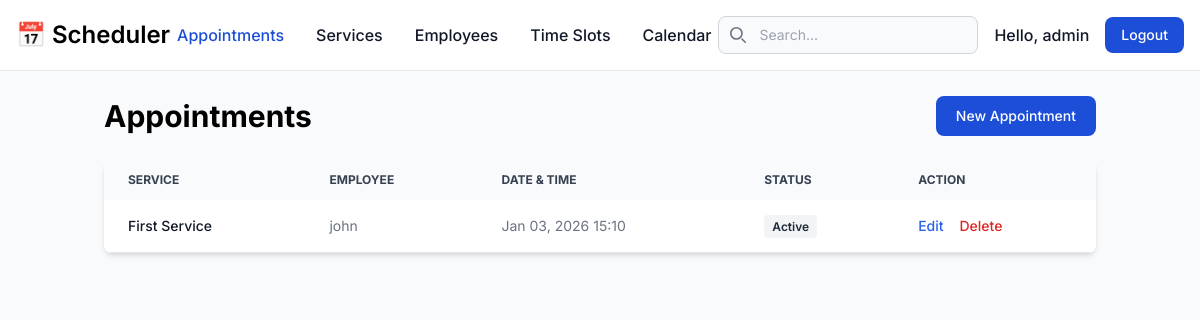
Page /appointments/appointments/ (signed in) on the earlier database version.
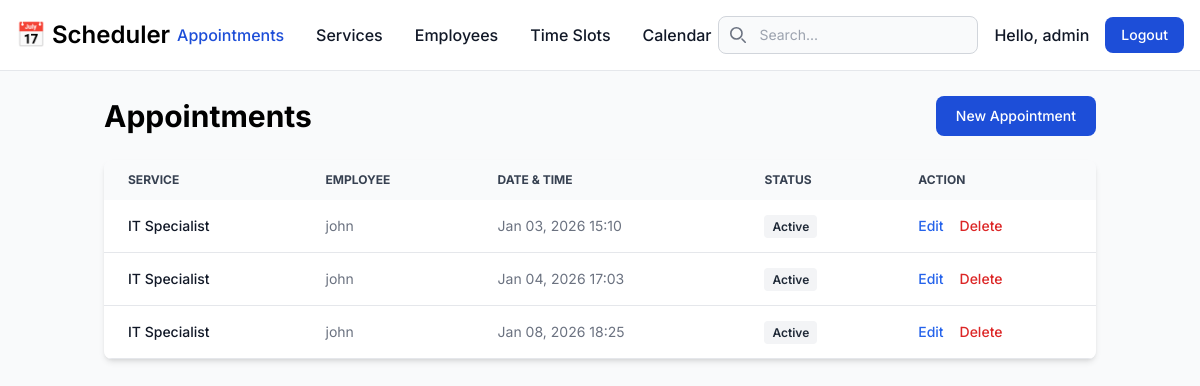
Same page on the later database version.
### users/models.py (models this page shows, shortened)
class CustomUser(AbstractUser):
    user_id = models.IntegerField(null=True, blank=True)
    phone_number = models.CharField(max_length=20, blank=True, null=True)
    registration_date = models.DateTimeField(auto_now_add=True)
    is_employee = models.BooleanField(default=False)

### booking/models.py (models this page shows, shortened)
class Appointment(models.Model):
    STATUS_CHOICES = (
        ('active', 'Active'),
        ('inactive', 'Inactive'),
    )
    appointment_id = models.IntegerField(null=True, blank=True)
    user = models.ForeignKey(settings.AUTH_USER_MODEL, on_delete=models.CASCADE, related_name='appointments')
    services = models.ForeignKey(Service, on_delete=models.CASCADE, related_name='services', null=True, blank=True)
    employee = models.ForeignKey(Employee, on_delete=models.CASCADE, related_name='employees', null=True, blank=True)
    timeslot = models.ForeignKey(TimeSlot, on_delete=models.CASCADE, related_name='timeslots_available', null=True, blank=True)
    appointment_date = models.DateTimeField()
    status = models.CharField(max_length=20, choices=STATUS_CHOICES, default='active')
    notes = models.TextField()
    created_at = models.DateTimeField(auto_now_add=True)

class Service(models.Model):
    service_id = models.IntegerField(null=True, blank=True)
    service = models.CharField(max_length=100)
    duration = models.IntegerField(help_text="Duration in minutes")
    price = models.DecimalField(max_digits=6, decimal_places=2, null=True, blank=True)

class Employee(models.Model):
    name = models.CharField(max_length=100)
    employee_id = models.IntegerField(null=True, blank=True)
    email = models.EmailField(unique=True)
    phone_number = models.CharField(max_length=20, blank=True, null=True)
    specialization = models.CharField(max_length=100)
    years_experience = models.IntegerField()
    bio = models.TextField()
    is_active = models.BooleanField(default=True)

### booking/views.py (the view)
# urls.py: path('appointments/', AppointmentListView.as_view(), name='appointment-list'),
class AppointmentListView(LoginRequiredMixin, ListView):
    model = Appointment
    context_object_name = 'appointments'
    def get_queryset(self):
        user = self.request.user
        queryset = Appointment.objects.none()
        if user.is_staff:
            queryset = Appointment.objects.all()
        elif hasattr(user, 'employee'):
            queryset = Appointment.objects.filter(employee=user.employee)
        else:
            queryset = Appointment.objects.filter(user=user)
        q = self.request.GET.get('q')
        if q:
             queryset = queryset.filter(
                models.Q(services__service__icontains=q) |
                models.Q(employee__name__icontains=q)
             )
        return queryset

### booking/templates/booking/appointment_list.html (shortened to what this page needs)
{% extends 'base.html' %}
{% block content %}
<div class="flex justify-between items-center mb-6">
    <h1 class="text-3xl font-bold dark:text-white">Appointments</h1>
    <a href="{% url 'appointment-create' %}"
        class="text-white bg-blue-700 hover:bg-blue-800 focus:ring-4 focus:ring-blue-300 font-medium rounded-lg text-sm px-5 py-2.5 dark:bg-blue-600 dark:hover:bg-blue-700 focus:outline-none dark:focus:ring-blue-800">New
        Appointment</a>
</div>
<div class="relative overflow-x-auto shadow-md sm:rounded-lg">
    <table class="w-full text-sm text-left rtl:text-right text-gray-500 dark:text-gray-400">
        <thead class="text-xs text-gray-700 uppercase bg-gray-50 dark:bg-gray-700 dark:text-gray-400">
            <tr>
                <th scope="col" class="px-6 py-3">Service</th>
                <th scope="col" class="px-6 py-3">Employee</th>
                <th scope="col" class="px-6 py-3">Date & Time</th>
                <th scope="col" class="px-6 py-3">Status</th>
                <th scope="col" class="px-6 py-3">Action</th>
            </tr>
        </thead>
        <tbody>
            {% for appointment in appointments %}
            <tr class="bg-white border-b dark:bg-gray-800 dark:border-gray-700 hover:bg-gray-50 dark:hover:bg-gray-600">
                <th scope="row" class="px-6 py-4 font-medium text-gray-900 whitespace-nowrap dark:text-white">
                    {{ appointment.services.service }}
                </th>
                <td class="px-6 py-4">
                    {{ appointment.employee.name }}
                </td>
                <td class="px-6 py-4">
                    {{ appointment.appointment_date|date:"M d, Y H:i" }}
                </td>
                <td class="px-6 py-4">
                    <span class="px-2 py-1 rounded text-xs font-semibold
                        {% if appointment.status == 'confirmed' %}bg-green-100 text-green-800
                        {% elif appointment.status == 'pending' %}bg-yellow-100 text-yellow-800
                        {% elif appointment.status == 'cancelled' %}bg-red-100 text-red-800
                        {% else %}bg-gray-100 text-gray-800{% endif %}">
                        {{ appointment.status|title }}
                    </span>
                </td>
                <td class="px-6 py-4">
                    <a href="{% url 'appointment-update' appointment.pk %}"
                        class="font-medium text-blue-600 dark:text-blue-500 hover:underline">Edit</a>
                    <a href="{% url 'appointment-delete' appointment.pk %}"
                        class="font-medium text-red-600 dark:text-red-500 hover:underline ml-3">Delete</a>
                </td>
            </tr>
            {% empty %}
            <tr>
                <td colspan="5" class="px-6 py-4 text-center">No appointments found.</td>
            </tr>
            {% endfor %}
        </tbody>
    </table>
</div>
{% endblock %}

### templates/base.html (shortened to what this page needs)
<!DOCTYPE html>
<html lang="en">
<head>
  <script src="https://cdn.tailwindcss.com"></script>
  <link href="https://cdnjs.cloudflare.com/ajax/libs/flowbite/2.2.0/flowbite.min.css" rel="stylesheet" />
</head>
<body class="bg-gray-50 dark:bg-gray-900">
  <nav
    class="bg-white border-b border-gray-200 dark:bg-gray-800 dark:border-gray-700 fixed w-full z-30 top-0 start-0 border-b border-gray-200 dark:border-gray-600">
    <div class="max-w-screen-xl flex flex-wrap items-center justify-between mx-auto p-4">
      <a href="/" class="flex items-center space-x-3 rtl:space-x-reverse">
        <span class="self-center text-2xl font-semibold whitespace-nowrap dark:text-white">📅 Scheduler</span>
      </a>
      <div class="flex md:order-2 space-x-3 md:space-x-0 rtl:space-x-reverse items-center">
        <form method="GET" action="" class="hidden md:block mr-4">
          <div class="relative">
            <div class="absolute inset-y-0 start-0 flex items-center ps-3 pointer-events-none">
            </div>
            <input type="search" id="default-search" name="q" value="{{ request.GET.q|default:'' }}"
              class="block w-full p-2 ps-10 text-sm text-gray-900 border border-gray-300 rounded-lg bg-gray-50 focus:ring-blue-500 focus:border-blue-500 dark:bg-gray-700 dark:border-gray-600 dark:placeholder-gray-400 dark:text-white dark:focus:ring-blue-500 dark:focus:border-blue-500"
              placeholder="Search..." required>
          </div>
        </form>
        {% if user.is_authenticated %}
        <div class="flex items-center gap-4">
          <span class="text-gray-900 dark:text-white font-medium">Hello, {{ user.username }}</span>
          <form action="{% url 'logout' %}" method="post">
            <button type="submit"
              class="text-white bg-blue-700 hover:bg-blue-800 focus:ring-4 focus:outline-none focus:ring-blue-300 font-medium rounded-lg text-sm px-4 py-2 text-center dark:bg-blue-600 dark:hover:bg-blue-700 dark:focus:ring-blue-800">Logout</button>
          </form>
        </div>
        {% else %}
        <a href="{% url 'login' %}" type="button"
          class="text-white bg-blue-700 hover:bg-blue-800 focus:ring-4 focus:outline-none focus:ring-blue-300 font-medium rounded-lg text-sm px-4 py-2 text-center dark:bg-blue-600 dark:hover:bg-blue-700 dark:focus:ring-blue-800">Login</a>
        {% endif %}
      </div>
      <div class="items-center justify-between hidden w-full md:flex md:w-auto md:order-1" id="navbar-sticky">
        <ul
          class="flex flex-col p-4 md:p-0 mt-4 font-medium border border-gray-100 rounded-lg bg-gray-50 md:space-x-8 rtl:space-x-reverse md:flex-row md:mt-0 md:border-0 md:bg-white dark:bg-gray-800 md:dark:bg-gray-900 dark:border-gray-700">
          <li>
            <a href="{% url 'appointment-list' %}"
              class="block py-2 px-3 text-white bg-blue-700 rounded md:bg-transparent md:text-blue-700 md:p-0 md:dark:text-blue-500"
              aria-current="page">Appointments</a>
          </li>
          {% if user.is_staff %}
          <li>
            <a href="{% url 'service-list' %}"
              class="block py-2 px-3 text-gray-900 rounded hover:bg-gray-100 md:hover:bg-transparent md:hover:text-blue-700 md:p-0 md:dark:hover:text-blue-500 dark:text-white dark:hover:bg-gray-700 dark:hover:text-white md:dark:hover:bg-transparent dark:border-gray-700">Services</a>
          </li>
          <li>
            <a href="{% url 'employee-list' %}"
              class="block py-2 px-3 text-gray-900 rounded hover:bg-gray-100 md:hover:bg-transparent md:hover:text-blue-700 md:p-0 md:dark:hover:text-blue-500 dark:text-white dark:hover:bg-gray-700 dark:hover:text-white md:dark:hover:bg-transparent dark:border-gray-700">Employees</a>
          </li>
          <li>
            <a href="{% url 'timeslot-list' %}"
              class="block py-2 px-3 text-gray-900 rounded hover:bg-gray-100 md:hover:bg-transparent md:hover:text-blue-700 md:p-0 md:dark:hover:text-blue-500 dark:text-white dark:hover:bg-gray-700 dark:hover:text-white md:dark:hover:bg-transparent dark:border-gray-700">Time
              Slots</a>
          </li>
          {% endif %}
          <li>
            <a href="{% url 'calendar' %}"
              class="block py-2 px-3 text-gray-900 rounded hover:bg-gray-100 md:hover:bg-transparent md:hover:text-blue-700 md:p-0 md:dark:hover:text-blue-500 dark:text-white dark:hover:bg-gray-700 dark:hover:text-white md:dark:hover:bg-transparent dark:border-gray-700">Calendar</a>
          </li>
        </ul>
      </div>
    </div>
  </nav>
  <div class="container mx-auto mt-24 px-4">
    {% block content %}
    {% endblock %}
  </div>
</body>
</html>

### templates/base.html (style rules this page uses)
body { font-family: 'Inter', sans-serif; }

Differences in the rows shown:
changed through a linked row, Appointment "Jan 03, 2026 15:10": services.service "First Service" → "IT Specialist"
added Appointment: services.service "IT Specialist", employee.name "john", appointment_date "Jan 04, 2026 17:03", status "Active"
added Appointment: services.service "IT Specialist", employee.name "john", appointment_date "Jan 08, 2026 18:25", status "Active"
